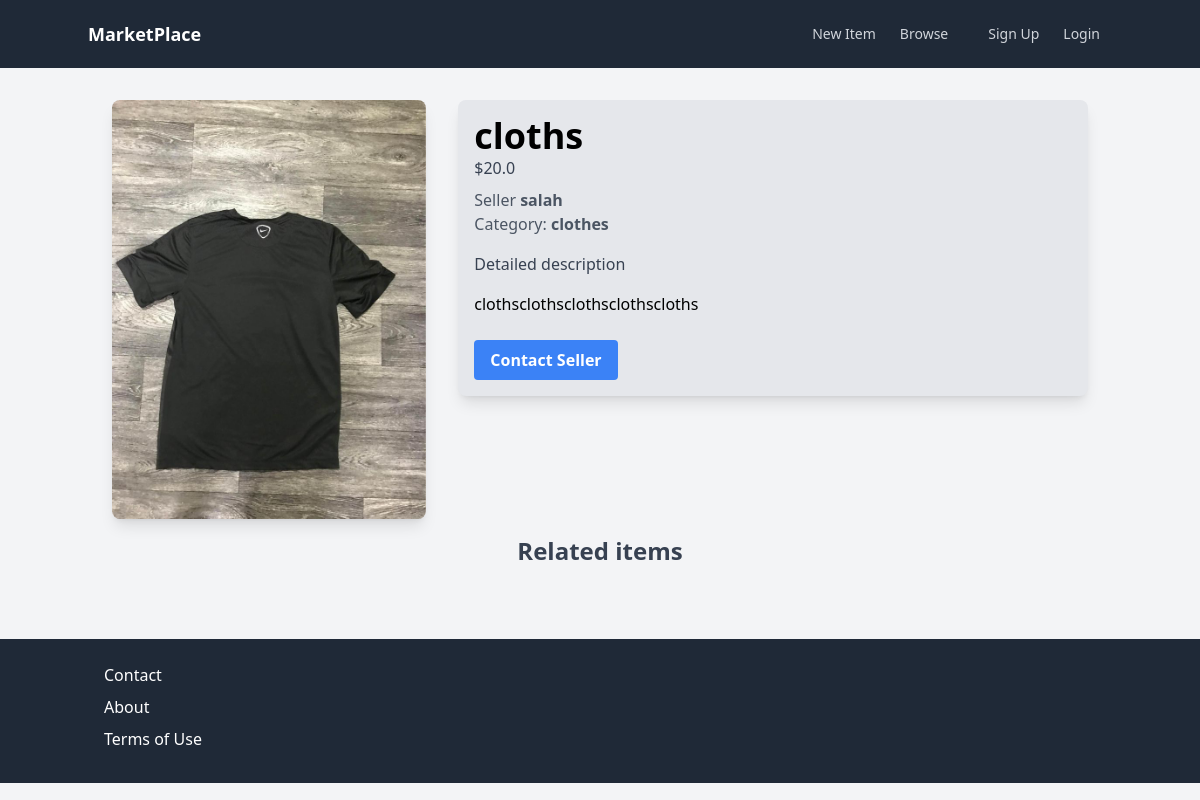
The page /items/8/ on the database as committed earlier.
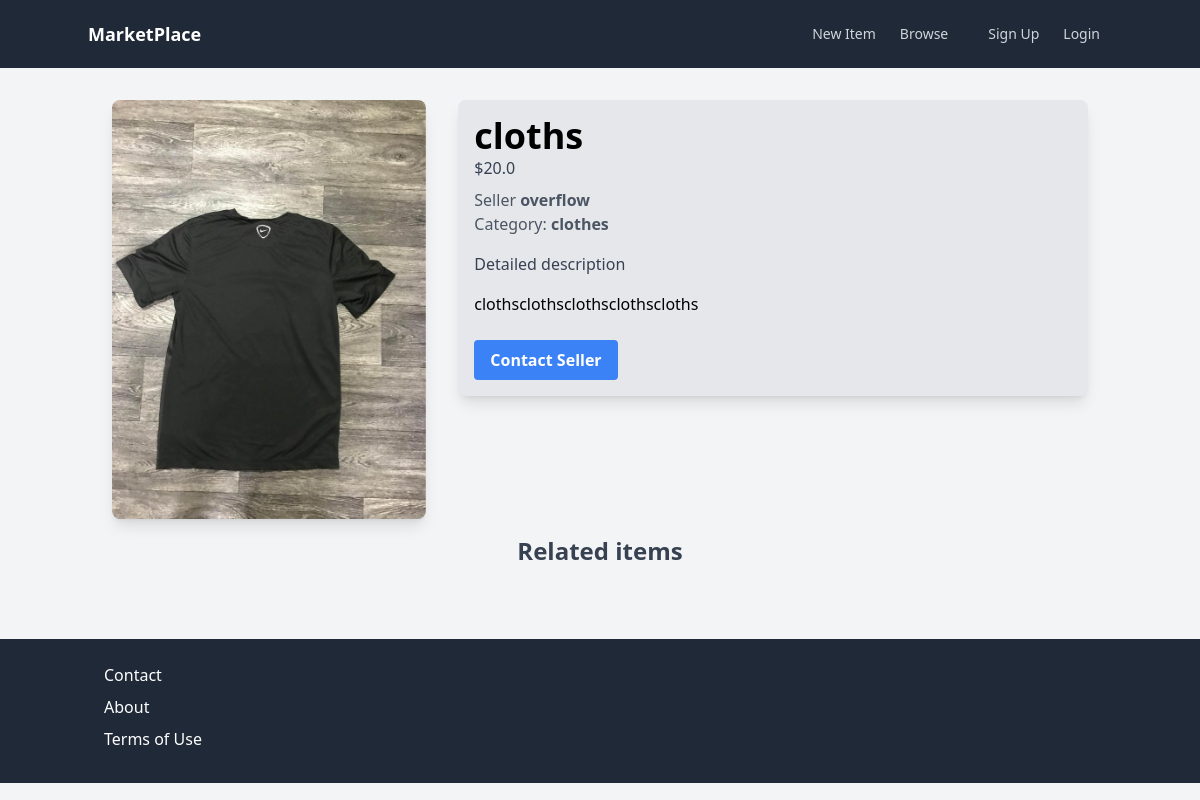
The same page on the database as committed later.
### item/models.py (models this page shows, shortened)
class Item(models.Model):
    name = models.CharField(max_length = 255)
    description = models.TextField(blank=True, null=True)
    price = models.FloatField()
    is_sold = models.BooleanField(default=False)
    created_at = models.DateTimeField(auto_now_add=True)
    image = models.ImageField(upload_to="items_images", blank=True, null=True)
    created_by = models.ForeignKey(User, related_name="items", on_delete=models.CASCADE)
    category = models.ForeignKey(Category, related_name="items", on_delete=models.CASCADE)

class Category(models.Model):
    name = models.CharField(max_length = 255)
    class Meta:
        ordering = ('name',)
        verbose_name_plural = "categories"

### item/views.py (the view)
# urls.py: path('<int:pk>/',views.detail, name="detail"),
def detail(request,pk):
    item = get_object_or_404(Item,pk=pk)
    related_items = Item.objects.filter(category=item.category, is_sold=False).exclude(pk=pk)[0:3]
    return render(request, 'item/detail.html',{
        'item':item,
        'related_items' : related_items
    })

### item/templates/item/detail.html (shortened to what this page needs)
{% extends "main/base.html" %}
{% block content %}
<div class="container mx-auto p-6">
    <div class="md:flex md:items-start md:space-x-8">
        <div class="md:w-1/2 lg:w-1/3">
            <img class="rounded-lg shadow-lg w-full h-100 object-cover" src="{{item.image.url}}" alt="Product Image">
        </div>
        <div class="md:w-1/2 lg:w-2/3 mt-4 md:mt-0 bg-gray-200 px-4 py-4 rounded-lg shadow-lg">
            <h2 class="text-4xl font-bold">{{item.name}}</h2>
            <p class="text-gray-700 text-base">${{item.price}}</p>
            <p class="text-gray-600 mt-2">Seller <span class="font-semibold">{{item.created_by.username}}</span></p>
            <p class="text-gray-600">Category: <span class="font-semibold">{{item.category.name}}</span></p>
            <div class="mt-4 mb-6">
                <p class="text-gray-700 text-base mb-4">Detailed description</p>
                <p>
                    {{item.description}}
                </p>
            </div>
            {% if request.user == item.created_by %}
                <a href='{% url "item:edit" item.id %}'>
                <button class="bg-teal-500 hover:bg-teal-700 text-white font-bold py-2 px-4 rounded focus:outline-none focus:shadow-outline">
                    Edit Item
                </button>
                    </a>
                    <a href='{% url "item:delete" item.id %}'>
                    <button class="bg-red-500 hover:bg-red-700 text-white font-bold py-2 px-4 rounded focus:outline-none focus:shadow-outline">
                        Delete Item
                    </button>
                        </a>
            {% else %}
                    <a href='{% url "conversation:new" item.id %}'>
                    <button class="bg-blue-500 hover:bg-blue-700 text-white font-bold py-2 px-4 rounded focus:outline-none focus:shadow-outline">
                        Contact Seller
                    </button>
                    </a>
            {% endif %}
        </div>
    </div>
    <h2 class="text-2xl font-bold mt-4 mb-2 text-center text-gray-700">Related items</h2>
</div>
{% endblock content %}

Rows that differ between the two databases and show on the page:
changed Item "cloths": created_by.username "salah" → "overflow"
